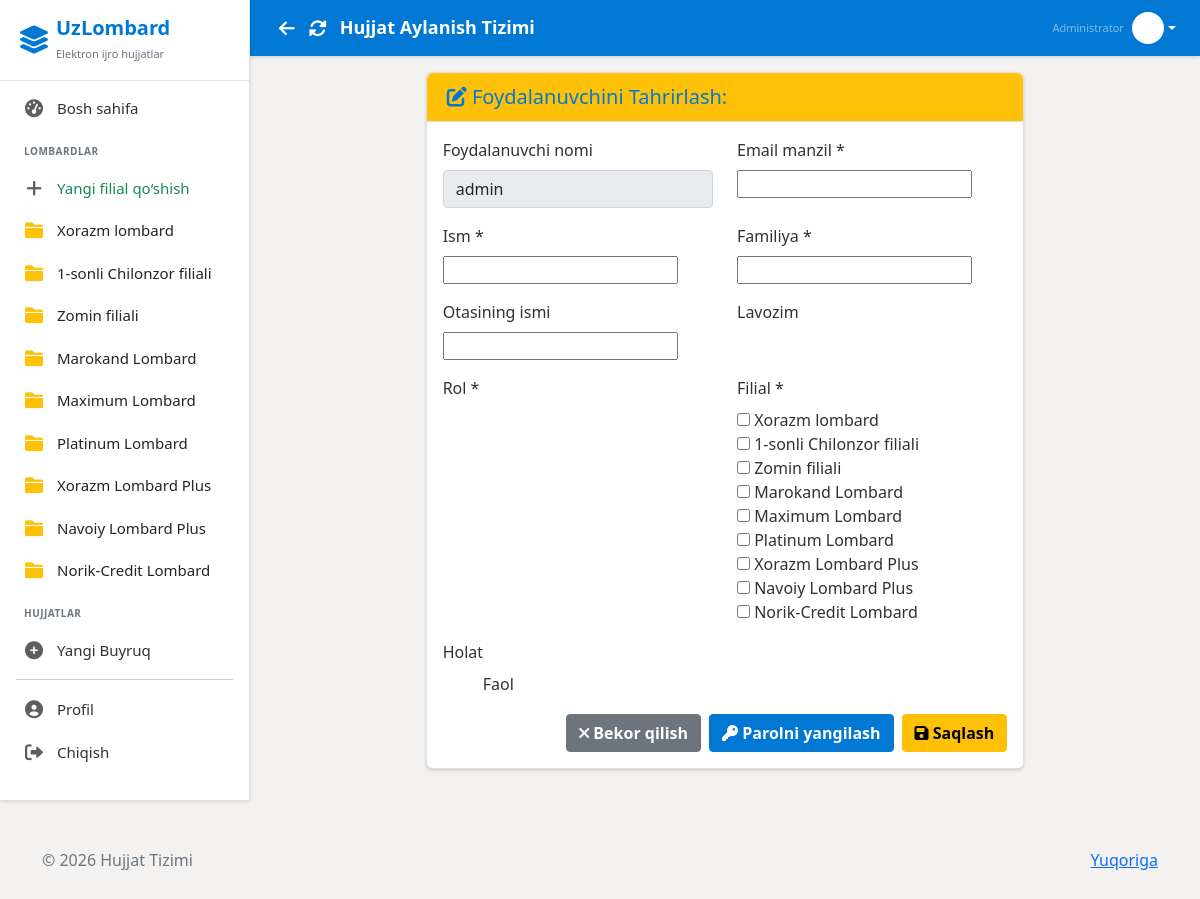
Page /edit-user/110/ (signed in) on the committed database.
### users/models.py (models this page shows, shortened)
class Branch(models.Model):
    name = models.CharField(max_length=100, verbose_name='Branch Name')
    address = models.TextField(verbose_name='Address')
    phone = models.CharField(max_length=20, verbose_name='Phone')
    created_at = models.DateTimeField(auto_now_add=True)
    class Meta:
        verbose_name = 'Branch'
        verbose_name_plural = 'Branches'
    def __str__(self):
        return self.name

class CustomUser(AbstractUser):
    ROLE_CHOICES = (
        ('admin', 'Administrator'),
        ('employee', 'Ishchi'),
        ('director', 'Direktor'),
    )
    role = models.CharField(max_length=20, choices=ROLE_CHOICES, default='employee')
    branch = models.ManyToManyField(
        Branch,
        related_name='employees',
        blank=True
    )
    profile_image = models.ImageField(upload_to='profiles/', null=True, blank=True)
    fingerprint_enabled = models.BooleanField(default=False, verbose_name='Fingerprint Authentication Enabled')
    middle_name = models.CharField(max_length=100, blank=True, verbose_name='Otasining ismi')
    position = models.CharField(max_length=200, blank=True, verbose_name='Lavozim')
    class Meta:
        verbose_name = 'User'
        verbose_name_plural = 'Users'

### users/views.py (the view)
# urls.py: path('edit-user/<int:user_id>/',    views.edit_user,            name='edit_user'),
@login_required
def edit_user(request, user_id):
    if not request.user.role == 'admin':
        messages.error(request, "You don't have access to this page")
        return redirect('dashboard')
    user = get_object_or_404(CustomUser, id=user_id)
    if request.method == 'POST':
        form = UserUpdateForm(request.POST, request.FILES, instance=user)
        if form.is_valid():
            form.save()
            messages.success(request, f"User {user.username} information updated")
            return redirect('manage_users')
    else:
        form = UserUpdateForm(instance=user)
    context = {
        'form': form,
        'user': user,
        'title': 'Edit User',
    }
    return render(request, 'users/edit_user.html', context)

### users/forms.py
class UserUpdateForm(forms.ModelForm):
    branch = forms.ModelMultipleChoiceField(
        queryset=Branch.objects.all(),
        required=False,
        widget=forms.CheckboxSelectMultiple,
        label="Branch(es)"
    )
    class Meta:
        model = CustomUser
        fields = [
            'first_name', 'last_name', 'middle_name', 'email',
            'profile_image'
        ]
        widgets = {
            'role': forms.Select(attrs={'class': 'form-select'}),
            'is_active': forms.CheckboxInput(),
            'profile_image': forms.FileInput(),
            'position': forms.TextInput(attrs={'placeholder': 'Masalan: Bosh hisobchi'}),
        }
    def __init__(self, *args, **kwargs):
        super().__init__(*args, **kwargs)
        if self.instance and self.instance.pk:
            self.fields['branch'].initial = self.instance.branch.all()

### users/context_processors.py (called while the page is built)
def sidebar_branches(request):
    branches = Branch.objects.all()
    return {
        'sidebar_branches': branches
    }

### templates/users/edit_user.html (shortened to what this page needs)
{% extends 'base.html' %}
{% block content %}
<div class="row justify-content-center">
    <div class="col-md-8">
        <div class="card">
            <div class="card-header bg-warning">
                <h5 class="mb-0">
                    <i class="fas fa-edit"></i>
                    Foydalanuvchini Tahrirlash: {{ user.get_full_name }}
                </h5>
            </div>
            <div class="card-body">
                <form method="post" novalidate>
                    <div class="row mb-3">
                        <div class="col-md-6 mb-3 mb-md-0">
                            <label class="form-label">Foydalanuvchi nomi</label>
                            <input type="text" class="form-control" value="{{ user.username }}" readonly>
                        </div>
                        <div class="col-md-6">
                            <label for="{{ form.email.id_for_label }}" class="form-label">
                                Email manzil *
                            </label>
                            {{ form.email }}
                        </div>
                    </div>
                    <div class="row mb-3">
                        <div class="col-md-6 mb-3 mb-md-0">
                            <label for="{{ form.first_name.id_for_label }}" class="form-label">
                                Ism *
                            </label>
                            {{ form.first_name }}
                        </div>
                        <div class="col-md-6">
                            <label for="{{ form.last_name.id_for_label }}" class="form-label">
                                Familiya *
                            </label>
                            {{ form.last_name }}
                        </div>
                    </div>
                    <div class="row mb-3">
                        <div class="col-md-6 mb-3 mb-md-0">
                            <label for="{{ form.middle_name.id_for_label }}" class="form-label">
                                Otasining ismi
                            </label>
                            {{ form.middle_name }}
                        </div>
                        <div class="col-md-6">
                            <label for="{{ form.position.id_for_label }}" class="form-label">
                                Lavozim
                            </label>
                        </div>
                    </div>
                    <div class="row mb-3">
                        <div class="col-md-6 mb-3 mb-md-0">
                            <label for="{{ form.role.id_for_label }}" class="form-label">
                                Rol *
                            </label>
                        </div>
                        <div class="col-md-6">
                            <label for="{{ form.branch.id_for_label }}" class="form-label">
                                Filial *
                            </label>
                            {{ form.branch }}
                        </div>
                    </div>
                    <div class="row mb-3">
                        <div class="col-md-6 mb-3 mb-md-0">
                            <label for="{{ form.is_active.id_for_label }}" class="form-label">
                                Holat
                            </label>
                            <div class="form-check form-switch">
                                <label class="form-check-label" for="{{ form.is_active.id_for_label }}">
                                    Faol
                                </label>
                            </div>
                        </div>
                    </div>
                    <div class="d-grid gap-2 d-md-flex justify-content-md-end mt-4">
                        <a href="{% url 'manage_users' %}" class="btn btn-secondary">
                            <i class="fas fa-times"></i> Bekor qilish
                        </a>
                        <a href="{% url 'reset_password' user.id %}" class="btn btn-primary">
                            <i class="fas fa-key"></i> Parolni yangilash
                        </a>
                        <button type="submit" class="btn btn-warning">
                            <i class="fas fa-save"></i> Saqlash
                        </button>
                    </div>
                </form>
            </div>
        </div>
    </div>
</div>
{% endblock %}

### templates/layouts/sidebar.html (shortened to what this page needs)
<div class="sidebar">
    <div class="sidebar-header d-flex align-items-center">
        <i class="fas fa-layer-group fs-3 me-2"></i>
        <div>
            <h5 class="mb-0 fw-bold">UzLombard</h5>
            <small class="text-secondary" style="font-size: 11px;">Elektron ijro hujjatlar</small>
        </div>
    </div>
    <div class="sidebar-menu">
        {% if user.is_authenticated %}
        {% if user.role == 'admin' %}
        <a href="{% url 'dashboard' %}"
            class="{% if request.resolver_match.url_name == 'dashboard' %}active{% endif %}">
            <i class="fas fa-tachometer-alt"></i>
            Bosh sahifa
        </a>
        <div class="mt-4 mb-2 px-4 text-uppercase fw-bold text-secondary"
            style="font-size: 10px; letter-spacing: 0.5px;">
            Lombardlar
        </div>
        <a href="{% url 'create_branch' %}" class="text-success fw-semibold">
            <i class="fas fa-plus"></i> Yangi filial qo‘shish
        </a>
        {% for branch in sidebar_branches %}
        <a href="{% url 'branch_documents' branch.id %}" class="text-dark fw-semibold">
            <i class="fas fa-folder text-warning"></i> {{ branch.name }}
        </a>
        {% endfor %}
        <div class="mt-4 mb-2 px-4 text-uppercase fw-bold text-secondary"
            style="font-size: 10px; letter-spacing: 0.5px;">
            Hujjatlar
        </div>
        <a href="{% url 'create_order' %}">
            <i class="fas fa-plus-circle"></i>
            Yangi Buyruq
        </a>
        {% endif %}
        <hr class="mx-3 my-2" style="border-color: var(--sidebar-border);">
        <a href="{% url 'profile' %}">
            <i class="fas fa-user-circle"></i>
            Profil
        </a>
        <a href="{% url 'logout' %}" onclick="return confirm('Chiqishni istaysizmi?')">
            <i class="fas fa-sign-out-alt"></i>
            Chiqish
        </a>
        {% else %}
        <a href="{% url 'login' %}">
            <i class="fas fa-sign-in-alt"></i>
            Kirish
        </a>
        {% endif %}
    </div>
</div>

### templates/layouts/header.html (shortened to what this page needs)
<div class="header">
  <div class="d-flex align-items-center">
    <button onclick="history.back()" class="btn btn-link text-white p-1 me-1" title="Orqaga" style="font-size:18px; text-decoration:none;">
      <i class="fas fa-arrow-left"></i>
    </button>
    <button onclick="location.reload()" class="btn btn-link text-white p-1 me-2" title="Yangilash" style="font-size:18px; text-decoration:none;">
      <i class="fas fa-sync-alt"></i>
    </button>
    <h4>{% block header_title %}Hujjat Aylanish Tizimi{% endblock %}</h4>
  </div>
  {% if user.is_authenticated %}
  <div class="user-info">
    <div class="dropdown">
      <a href="#" class="d-flex align-items-center text-decoration-none dropdown-toggle text-white"
        data-bs-toggle="dropdown">
        <div class="text-end me-2 d-none d-md-block">
          <div class="text-white-50" style="font-size: 11px;">{{ user.get_role_display }}</div>
        </div>
        {% if user.profile_image %}
        <img src="{{ user.profile_image.url }}" alt="Profile" class="user-avatar">
        {% else %}
        <div class="user-avatar bg-white text-primary d-flex align-items-center justify-content-center fw-bold">
        </div>
        {% endif %}
      </a>
    </div>
  </div>
  {% endif %}
</div>

### templates/base.html (style rules this page uses)
:root { --primary-color: #0078D4; --primary-hover: #005A9E; --primary-light: #C7E0F4; --secondary-color: #605E5C; --success-color: #107C41; --warning-color: #D83B01; --danger-color: #A4262C; --bg-body: #F3F2F1; --bg-surface: #FFFFFF; --text-primary: #323130; --text-secondary: #605E5C; --sidebar-bg: #FFFFFF; --sidebar-border: #E1DFDD; --sidebar-width: 250px; --header-height: 56px; --radius-md: 4px; --radius-lg: 6px; --shadow-sm: 0 1.6px 3.6px 0 rgba(0, 0, 0, 0.13), 0 0.3px 0.9px 0 rgba(0, 0, 0, 0.11); --shadow-md: 0 3.2px 7.2px 0 rgba(0, 0, 0, 0.13), 0 0.6px 1.8px 0 rgba(0, 0, 0, 0.11); }
* { margin: 0; padding: 0; box-sizing: border-box; }
body { font-family: 'Segoe UI', -apple-system, BlinkMacSystemFont, Roboto, 'Helvetica Neue', sans-serif; background-color: var(--bg-body); color: var(--text-primary); font-size: 16px; overflow: hidden; height: 100vh; }
.form-control, .btn { border-radius: var(--radius-md); font-family: inherit; }
.btn { font-weight: 600; box-shadow: none; transition: background-color 0.1s ease, color 0.1s ease; }
.btn-primary { background-color: var(--primary-color); border-color: var(--primary-color); }
.sidebar { position: fixed; top: 0; left: 0; height: 100vh; width: var(--sidebar-width); background: var(--sidebar-bg); color: var(--text-primary); transition: all 0.3s cubic-bezier(0.25, 0.8, 0.25, 1); z-index: 1000; box-shadow: var(--shadow-sm); border-right: 1px solid var(--sidebar-border); }
.sidebar-header { padding: 16px 20px; background: transparent; border-bottom: 1px solid var(--sidebar-border); color: var(--primary-color); }
.sidebar-menu { padding: 6px 0; }
.sidebar-menu a { display: flex; align-items: center; padding: 10px 20px; color: var(--text-primary); text-decoration: none; transition: background-color 0.1s; border-left: 3px solid transparent; font-weight: 400; font-size: 15px; }
.sidebar-menu i { margin-right: 12px; width: 22px; text-align: center; font-size: 18px; color: var(--secondary-color); }
.header { background: var(--primary-color); color: white; padding: 0 24px; height: var(--header-height); min-height: var(--header-height); display: flex; justify-content: space-between; align-items: center; box-shadow: var(--shadow-sm); margin-bottom: 0; flex-shrink: 0; }
.header h4 { font-size: 18px; font-weight: 600; margin: 0; }
.user-info { display: flex; align-items: center; gap: 15px; }
.user-avatar { width: 32px; height: 32px; border-radius: 50%; object-fit: cover; border: 1px solid rgba(255, 255, 255, 0.5); }
.card { border: 1px solid var(--sidebar-border); border-radius: var(--radius-lg); box-shadow: var(--shadow-sm); margin-bottom: 12px; background: var(--bg-surface); transition: box-shadow 0.2s; }
.card-header { background: var(--bg-surface); border-bottom: 1px solid var(--sidebar-border); font-weight: 600; padding: 12px 20px; border-radius: var(--radius-lg) var(--radius-lg) 0 0 !important; color: var(--primary-color); font-size: 17px; }
.mt-4 { margin-top: 14px !important; }

### rows in the picture
Branch: name "Xorazm lombard"
Branch: name "1-sonli Chilonzor filiali"
Branch: name "Zomin filiali"
Branch: name "Marokand Lombard"
Branch: name "Maximum Lombard"
Branch: name "Platinum Lombard"
Branch: name "Xorazm Lombard Plus"
Branch: name "Navoiy Lombard Plus"
Branch: name "Norik-Сredit Lombard"
CustomUser: role "Administrator", username "admin"
